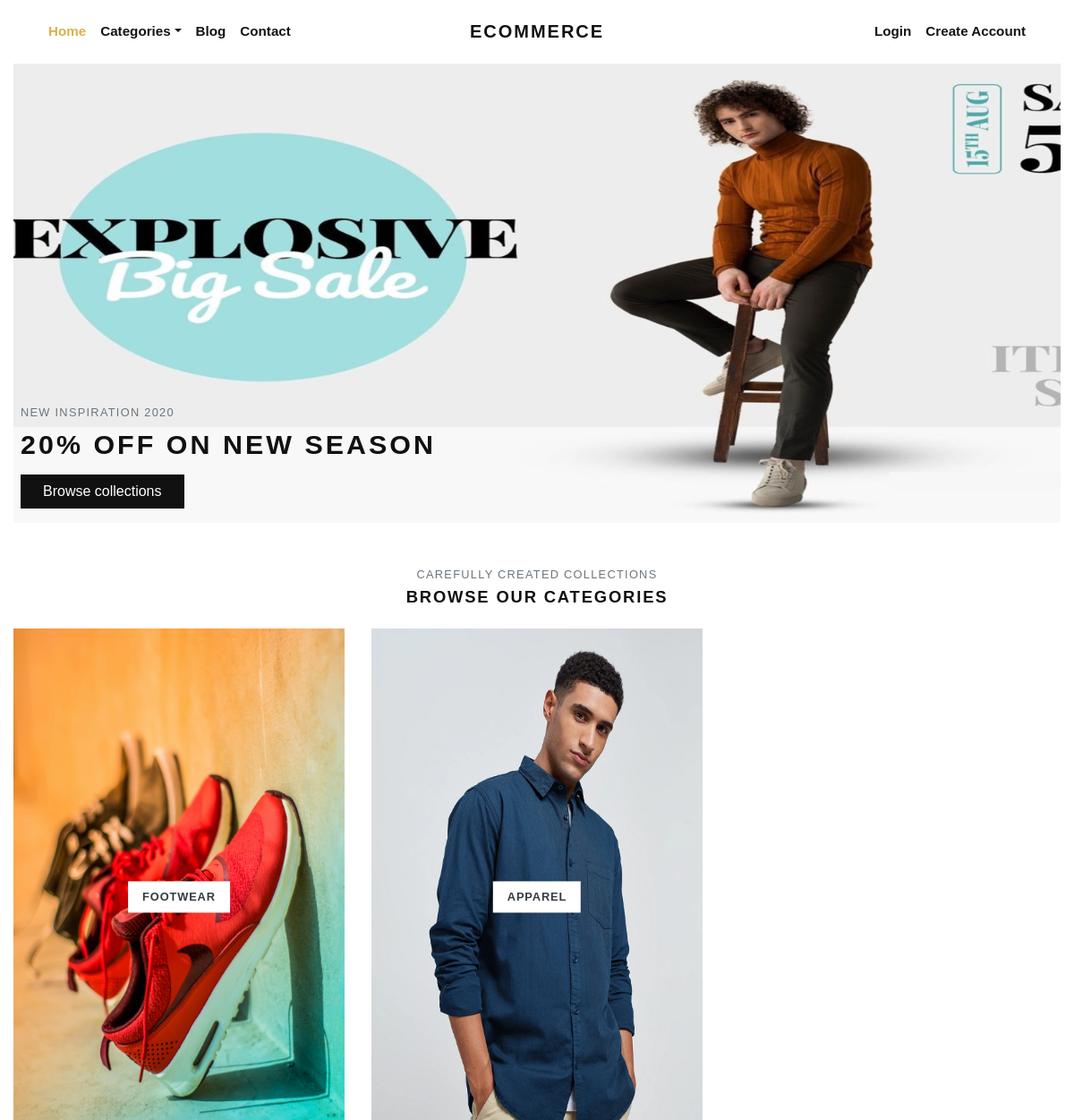
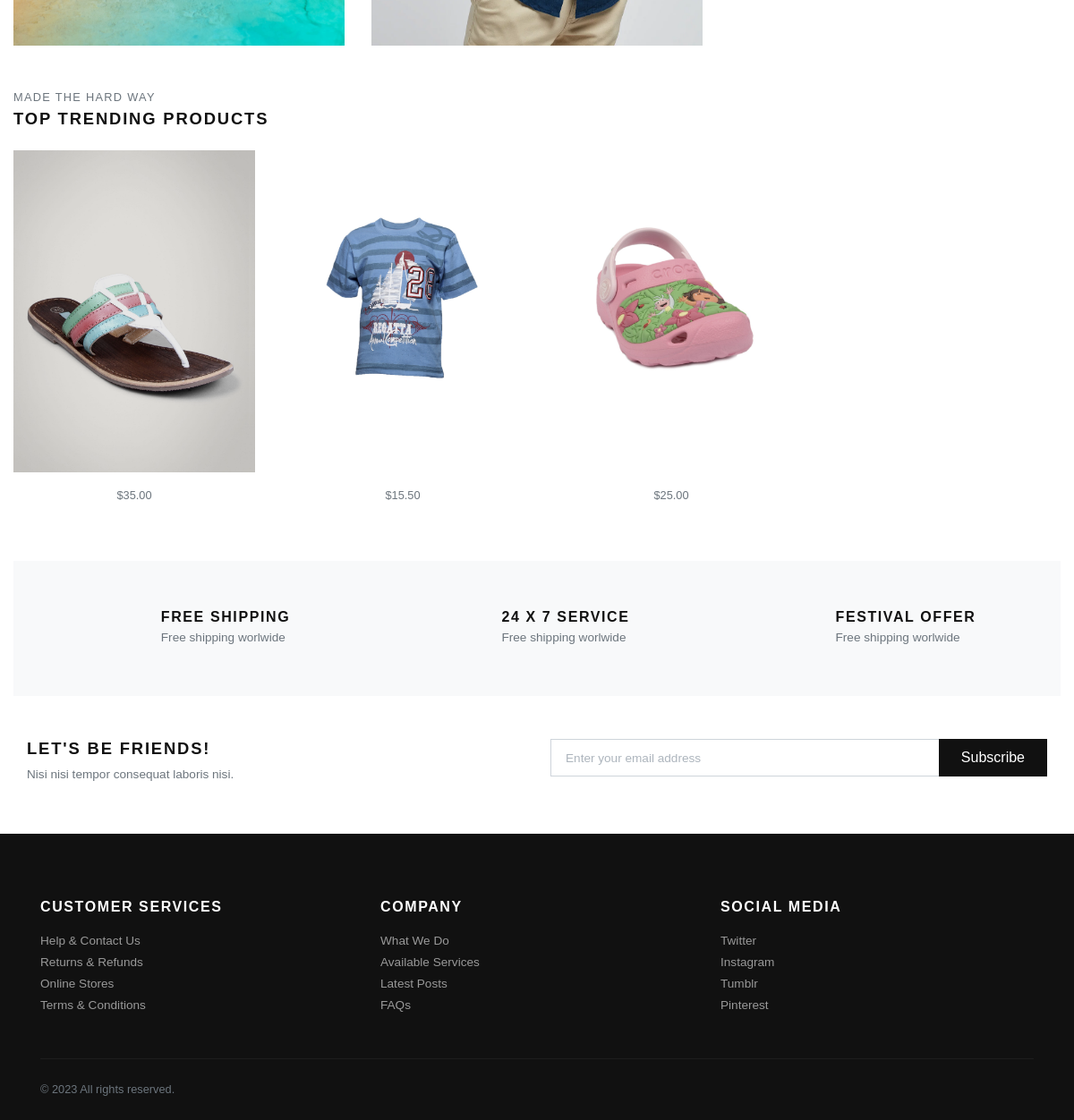
The page / on the database its author committed (2 pictures, top to bottom).
### store/models.py (models this page shows, shortened)
class Category(models.Model):
    title = models.CharField(max_length=50, verbose_name="Category Title")
    slug = models.SlugField(max_length=55, verbose_name="Category Slug")
    description = models.TextField(blank=True, verbose_name="Category Description")
    category_image = models.ImageField(upload_to='category', blank=True, null=True, verbose_name="Category Image")
    is_active = models.BooleanField(verbose_name="Is Active?")
    is_featured = models.BooleanField(verbose_name="Is Featured?")
    created_at = models.DateTimeField(auto_now_add=True, verbose_name="Created Date")
    updated_at = models.DateTimeField(auto_now=True, verbose_name="Updated Date")
    class Meta:
        verbose_name_plural = 'Categories'
        ordering = ('-created_at', )

class Product(models.Model):
    title = models.CharField(max_length=150, verbose_name="Product Title")
    slug = models.SlugField(max_length=160, verbose_name="Product Slug")
    sku = models.CharField(max_length=255, unique=True, verbose_name="Unique Product ID (SKU)")
    short_description = models.TextField(verbose_name="Short Description")
    detail_description = models.TextField(blank=True, null=True, verbose_name="Detail Description")
    product_image = models.ImageField(upload_to='product', blank=True, null=True, verbose_name="Product Image")
    price = models.DecimalField(max_digits=8, decimal_places=2)
    category = models.ForeignKey(Category, verbose_name="Product Categoy", on_delete=models.CASCADE)
    is_active = models.BooleanField(verbose_name="Is Active?")
    is_featured = models.BooleanField(verbose_name="Is Featured?")
    created_at = models.DateTimeField(auto_now_add=True, verbose_name="Created Date")
    updated_at = models.DateTimeField(auto_now=True, verbose_name="Updated Date")
    class Meta:
        verbose_name_plural = 'Products'
        ordering = ('-created_at', )

### store/views.py (the view)
# urls.py: path('', views.home, name="home"),
def home(request):
    categories = Category.objects.all()
    products = Product.objects.all()[:8]  # maybe showing trending products
    return render(request, 'store/index.html', {
        'categories': categories,
        'products': products,
    })

### store/context_preprocessors.py (called while the page is built)
def store_menu(request):
    categories = Category.objects.filter(is_active=True)
    context = {
        'categories_menu': categories,
    }
    return context

def cart_menu(request):
    if request.user.is_authenticated:
        cart_items= Cart.objects.filter(user=request.user)
        context = {
            'cart_items': cart_items,
        }
    else:
        context = {}
    return context

### templates/store/index.html (shortened to what this page needs)
{% extends 'base.html' %}
{% load static %}
{% block content %}
<div class="container" style="max-width: 1524px;">
    <section class="hero pb-3 bg-cover bg-center d-flex align-items-end" style="background-image:url('{% static 'img/hero-jewlrey-banner.jpg' %}')">
        <div class="container py-10" style="
        margin-top: 380px;
        max-width: 1528px;
        ">
            <div class="row px-4 px-lg-2">
                <div class="">
                    <p class="text-muted small text-uppercase mb-2">New Inspiration 2020</p>
                    <h1 class="h2 text-uppercase mb-3">20% off on new season</h1>
                    <a class="btn btn-dark" href="{% url 'store:all-categories' %}">Browse collections</a>
                </div>
            </div>
        </div>
    </section>
    <div id="category">
        <section class="pt-5">
            <header class="text-center">
                <p class="small text-muted small text-uppercase mb-1">Carefully created collections</p>
                <h2 class="h5 text-uppercase mb-4">Browse our categories</h2>
            </header>
            <div class="row">
                {% if categories %}
                {% for category in categories %}
                <div class="col-md-4 mb-4 mb-md-0">
                    <a class="category-item" href="{% url 'store:category-products' category.slug %}">
                        <strong class="category-item-title">{{ category.title }}</strong>
                    </a>
                </div>
                {% endfor %}
                {% endif %}
            </div>
        </section>
    </div>
    <section class="py-5">
        <header>
            <p class="small text-muted small text-uppercase mb-1">Made the hard way</p>
            <h2 class="h5 text-uppercase mb-4">Top trending products</h2>
        </header>
        <div class="row">
            {% if products %}
            {% for product in products %}
            <div class="col-xl-3 col-lg-4 col-sm-6">
                <div class="product text-center">
                    <div class="position-relative mb-3">
                        <a class="d-block" href="{% url 'store:product-detail' product.id %}">
                            {% if product.product_image %}
                            <img class="img-fluid w-100" src="{{ product.product_image.url }}" alt="{{product.name}}">
                            {% else %}
                            <img class="img-fluid w-100" src="{% static 'img/product-1.jpg' %}" alt="{{product.name}}">
                            {% endif %}
                        </a>
                    </div>
                    <p class="small text-muted">${{product.price}}</p>
                </div>
            </div>
            {% endfor %}
            {% endif %}
        </div>
    </section>
    <section class="py-5 bg-light">
        <div class="container">
            <div class="row text-center">
                <div class="col-lg-4 mb-3 mb-lg-0">
                    <div class="d-inline-block">
                        <div class="media align-items-end">
                            <svg class="svg-icon svg-icon-big svg-icon-light">
                                <use xlink:href="#delivery-time-1"> </use>
                            </svg>
                            <div class="media-body text-left ml-3">
                                <h6 class="text-uppercase mb-1">Free shipping</h6>
                                <p class="text-small mb-0 text-muted">Free shipping worlwide</p>
                            </div>
                        </div>
                    </div>
                </div>
                <div class="col-lg-4 mb-3 mb-lg-0">
                    <div class="d-inline-block">
                        <div class="media align-items-end">
                            <svg class="svg-icon svg-icon-big svg-icon-light">
                                <use xlink:href="#helpline-24h-1"> </use>
                            </svg>
                            <div class="media-body text-left ml-3">
                                <h6 class="text-uppercase mb-1">24 x 7 service</h6>
                                <p class="text-small mb-0 text-muted">Free shipping worlwide</p>
                            </div>
                        </div>
                    </div>
                </div>
                <div class="col-lg-4">
                    <div class="d-inline-block">
                        <div class="media align-items-end">
                            <svg class="svg-icon svg-icon-big svg-icon-light">
                                <use xlink:href="#label-tag-1"> </use>
                            </svg>
                            <div class="media-body text-left ml-3">
                                <h6 class="text-uppercase mb-1">Festival offer</h6>
                                <p class="text-small mb-0 text-muted">Free shipping worlwide</p>
                            </div>
                        </div>
                    </div>
                </div>
            </div>
        </div>
    </section>
    <section class="py-5">
        <div class="container p-0">
            <div class="row">
                <div class="col-lg-6 mb-3 mb-lg-0">
                    <h5 class="text-uppercase">Let's be friends!</h5>
                    <p class="text-small text-muted mb-0">Nisi nisi tempor consequat laboris nisi.</p>
                </div>
                <div class="col-lg-6">
                    <form action="#">
                        <div class="input-group flex-column flex-sm-row mb-3">
                            <input class="form-control form-control-lg py-3" type="email" placeholder="Enter your email address" aria-describedby="button-addon2">
                            <div class="input-group-append">
                                <button class="btn btn-dark btn-block" id="button-addon2" type="submit">Subscribe</button>
                            </div>
                        </div>
                    </form>
                </div>
            </div>
        </div>
    </section>
</div>
{% endblock content %}

### ecommerceshop/static/css/style.default.css (style rules this page uses)
.text-small { font-size: 0.85rem !important; }
strong { font-weight: 700; }
.hero { min-height: 30rem; }
.category-item { display: block; position: relative; color: #343a40; transition: all 0.3s; }
.category-item-title { display: inline-block; padding: 0.5rem 1rem; background: #fff; text-transform: uppercase; letter-spacing: 0.07em; position: absolute; top: 50%; left: 50%; -webkit-transform: translate(-50%, -50%); transform: translate(-50%, -50%); box-shadow: 0 0 5px rgba(0, 0, 0, 0.07); font-size: 0.8rem; }
.product img { -webkit-filter: grayscale(40%); filter: grayscale(40%); transition: all 0.3s; }
.text-uppercase { text-transform: uppercase; letter-spacing: 0.1em; }
.bg-cover { background-size: cover !important; }
.bg-center { background-position: center center !important; }
.svg-icon { width: 32px; height: 32px; vertical-align: text-bottom; stroke: currentColor; stroke-width: 3; --layer1: currentColor; --layer2: currentColor; --layer3: currentColor; }
.svg-icon.svg-icon-light { stroke-width: 2; }
.svg-icon-big { width: 48px; height: 48px; }
.btn { font-weight: 400; border: 1px solid transparent; font-family: inherit; padding: 0.375rem 1.5rem; font-size: 1rem; line-height: 1.5; border-radius: 0; transition: color 0.15s ease-in-out, background-color 0.15s ease-in-out, border-color 0.15s ease-in-out, box-shadow 0.15s ease-in-out; }
.btn-dark { color: #fff; background-color: #111111; border-color: #111111; }
body { font-family: "Libre Franklin", sans-serif; font-size: 1rem; font-weight: 400; line-height: 1.5; color: #111111; background-color: #fff; }
a { color: #dcb14a; text-decoration: none; }
h1, h2, h3, h4, h5, h6, .h1, .h2, .h3, .h4, .h5, .h6 { margin-bottom: 0.5rem; font-family: inherit; font-weight: 900; line-height: 1.2; color: inherit; }
h1, .h1 { font-size: 2.2rem; }
h2, .h2 { font-size: 1.9rem; }
h5, .h5 { font-size: 1.15rem; }
h6, .h6 { font-size: 1rem; }
small, .small { font-size: 80%; font-weight: 400; }
.bg-light { background-color: #f8f9fa !important; }
.form-control { padding: 0.375rem 0.75rem; font-size: 1rem; line-height: 1.5; color: #495057; background-color: #fff; border: 1px solid #ced4da; border-radius: 0; transition: border-color 0.15s ease-in-out, box-shadow 0.15s ease-in-out; }
.form-control::placeholder { color: #adb5bd; font-size: 0.85rem; font-weight: 400; }
.form-control-lg { padding: 0.5rem 1rem; font-size: 1rem; line-height: 1.5; border-radius: 0; }

### rows shown on the page
Category: title "FOOTWEAR"
Category: title "APPAREL"
Product: product_image (picture), price "35.00"
Product: product_image (picture), price "15.50"
Product: product_image (picture), price "25.00"
